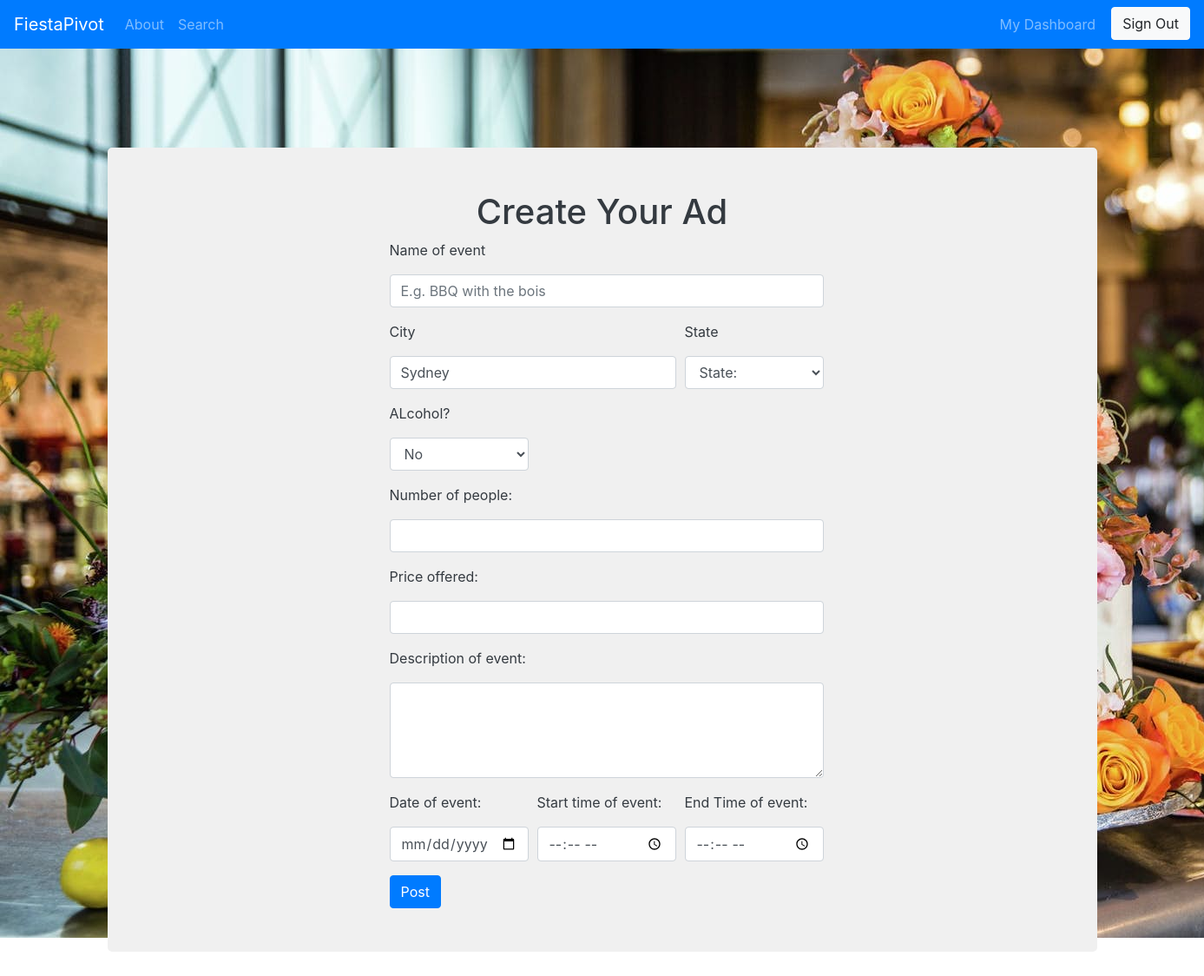
/post-ad (signed in), run on an earlier commit of the app's database.
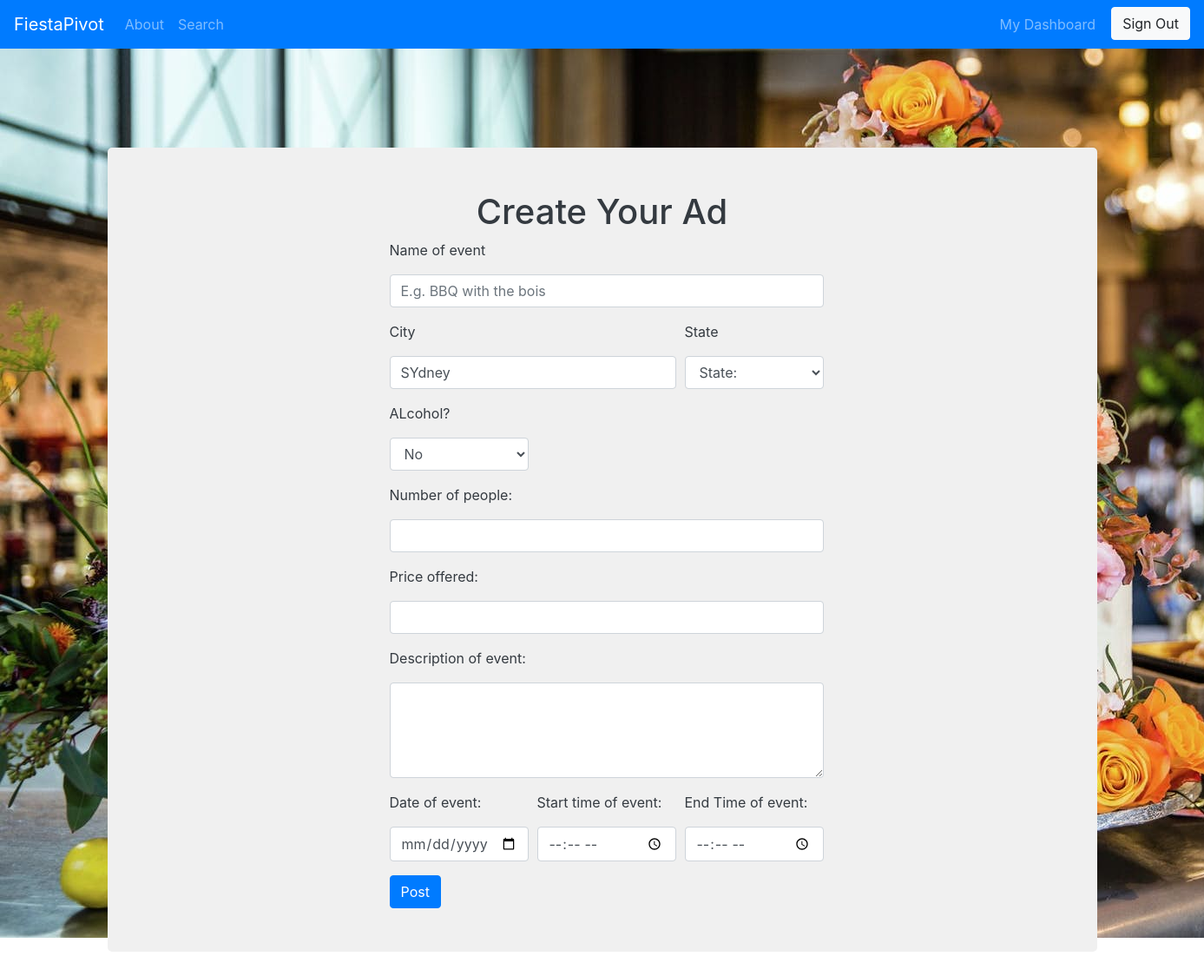
And on a later commit of the database.
### tables this page shows
CREATE TABLE accounts(
    email       TEXT        PRIMARY KEY,
    username    TEXT        NOT NULL,
    password    TEXT        NOT NULL,
    city        TEXT        NOT NULL,
    state       TEXT        NOT NULL,
    rating      DECIMAL,
    adsPosted   INTEGER,
    bidsPosted  INTEGER,
    about       TEXT
);

### routes.py (the view, shortened to what this page needs)
@app.route('/post-ad', methods=["GET", "POST"])
@login_required
def post():
	state = control.get_state(current_user.get_id())
	city = control.get_city(current_user.get_id())
	return render_template("post.html", state=state, city=city)

### database.py (called while the page is built)
    def get_db(self):
        db = sqlite3.connect('database.db')
        return db

    def close(self, db):
        db.commit()
        db.close()

    def get_state(self, email):
        db = self.get_db()
        cursor = db.cursor()
        cursor.execute("SELECT state FROM accounts WHERE email=?", (email, ))
        temp = cursor.fetchone()
        if temp == False:
            return False
        self.close(db)
        return temp

    def get_city(self, email):
        db = self.get_db()
        cursor = db.cursor()
        cursor.execute("SELECT city FROM accounts WHERE email=?", (email, ))
        temp = cursor.fetchone()
        if temp == False:
            return False
        self.close(db)
        return temp

### routes.py (called while the page is built)
def get_user(user_id):
	return User(user_id)

@login_manager.user_loader
def load_user(user_id):
	user = get_user(user_id)
	return user

	def get_city(self, id):
		return self.database.get_city(id)

	def get_state(self, id):
		return self.database.get_state(id)

	def get_id(self):
		return self.email

### templates/post.html (shortened to what this page needs)
<!DOCTYPE html>
    <head>
        <link rel="stylesheet" type="text/css" media="screen" href="static/CSS/post.css">
		<link rel="stylesheet" href="https://maxcdn.bootstrapcdn.com/bootstrap/4.0.0/css/bootstrap.min.css">
    </head>
    <body>
        <nav class="navbar navbar-expand-md navbar-dark bg-primary">
		    <a class="navbar-brand abs" href="/">FiestaPivot</a>
		    <div class="navbar-collapse collapse" id="collapsingNavbar">
		        <ul class="navbar-nav">
		            <li class="nav-item">
		                <a class="nav-link" href="/about">About</a>
		            </li>
		            <li class="nav-item">
		                <a class="nav-link" href="/search">Search</a>
		            </li>
				</ul>
		        <ul class="navbar-nav ml-auto">
		        	<li class="nav-item">
						<a class="nav-link" href="/account">My Dashboard</a>
                    </li>
					<li style="margin-left: 10px;" class="nav-item">
                        <a href="/logout">
                            <button type="button" class="btn btn-light">Sign Out</button>
                        </a>
                    </li>
		        </ul>
		    </div>
		</nav>
        <div class="jumbotron vertical-center" style="background:transparent;">
			<div class="container" style="padding: 50px; border-radius: 5px">
                <h1 class="text-center text-dark">Create Your Ad</h1>
                <div class="col-sm-12 offset-sm-3" class="info-form">
                    <form action="" method="POST">
                        <div class="form-row">
                            <div class="form-group col-md-6">
                                <p for="inputPassword4" class="text-dark">Name of event</p>
                                <input type="text" name="title" class="form-control" id="title" placeholder="E.g. BBQ with the bois" required>
                            </div>
                        </div>
                        <div class="form-row">
                            <div class="form-group col-md-4">
                                <p for="inputCity" class="text-dark">City</p>
                                <input type="text" name="city" class="form-control" placeholder="E.g. Sydney" value="{{city[0]}}" required>
                            </div>
                            <div class="form-group col-md-2">
                                <p for="inputState" class="text-dark">State</p>
                                <select id="stateSelect" name="state" id="inputState" class="form-control" required>
                                    <option selected disabled hidden>State:</option>
                                </select>
                            </div>
                        </div>
                        <div class="form-row">
                            <div class="form-group col-md-2">
                                <p for="alcoholSelect" class="text-dark">ALcohol?</p>
                                <select  name="alcohol" id="inputAlcohol" class="form-control" required>
                                    <option value="no" selected>No</option>
                                </select>
                            </div>
                        </div>
                        <div class="form-row">
                            <div class="form-group col-md-6" style="height: auto">
                                <p for="inputCity" class="text-dark">Number of people:</p>
                                <span class="noPeople">
                                    <input name="noPeople" class="form-control" type="number" min="0" max="100000" step="1" required/>
                                </span>
                            </div>
                        </div>
                        <div class="form-row">
                                <div class="form-group col-md-6" style="height: auto">
                                    <p for="inputCity" class="text-dark">Price offered:</p>
                                    <span class="price">
                                        <input name="price" class="form-control" type="number" min="0.00" max="10000.00" step="5.00" required/>
                                    </span>
                                </div>
                        </div>
                        <div class="form-row">
                            <div class="form-group col-md-6" style="height: auto">
                                <p for="inputCity" class="text-dark">Description of event:</p>
                                <textarea rows="4" cols="50" name="descr" class="form-control" required></textarea>
                            </div>
                        </div>
                        <div class="form-row">
                            <div class="form-group col-md-2">
                                <p for="inputCity" class="text-dark">Date of event:</p>
                                <input class="form-control" type="date" name="date" min="now" required>
                            </div>
                            <div class="form-group col-md-2">
                                <p for="inputState" class="text-dark">Start time of event:</p>
                                <input class="form-control" type="time" name="start-time" required>
                            </div>
                            <div class="form-group col-md-2">
                                <p for="inputState" class="text-dark">End Time of event:</p>
                                <input class="form-control" type="time" name="end-time" required>
                            </div>
                        </div>
                        <a href="/account"><button type="submit" class="btn btn-primary">Post</button></a>
                    </form>
                </div>
			</div>
        </div>
</body>
</html>

### static/CSS/post.css (style rules this page uses)
body, html { margin: 0px; padding: 0px; background: url("../images/cake.jpg") no-repeat; height: 100%; }
.container { margin: 50px 15% 0px 15%; background: rgb(240, 240, 240); height: 100%; }

What changed in the data, as far as the page shows it:
changed accounts: city "Sydney" → "SYdney"
